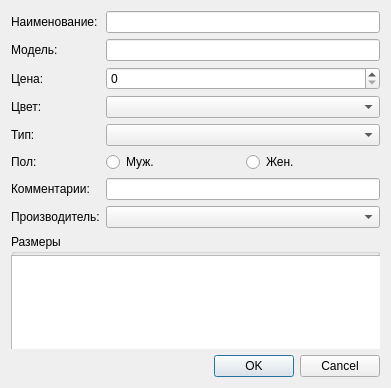
<?xml version="1.0" encoding="UTF-8"?>
<ui version="4.0">
 <class>ProductDialog</class>
 <widget class="QDialog" name="ProductDialog">
  <property name="geometry">
   <rect>
    <x>0</x>
    <y>0</y>
    <width>391</width>
    <height>388</height>
   </rect>
  </property>
  <property name="windowTitle">
   <string>Dialog</string>
  </property>
  <layout class="QGridLayout" name="gridLayout">
   <item row="2" column="0">
    <widget class="QLabel" name="lblModel">
     <property name="text">
      <string>Модель:</string>
     </property>
    </widget>
   </item>
   <item row="6" column="1">
    <layout class="QHBoxLayout" name="ltGender">
     <item>
      <widget class="QRadioButton" name="rbtnFemale">
       <property name="text">
        <string>Муж.</string>
       </property>
      </widget>
     </item>
     <item>
      <widget class="QRadioButton" name="rbtnMale">
       <property name="text">
        <string>Жен.</string>
       </property>
      </widget>
     </item>
    </layout>
   </item>
   <item row="0" column="1">
    <widget class="QLineEdit" name="edtName"/>
   </item>
   <item row="0" column="0">
    <widget class="QLabel" name="lblName">
     <property name="text">
      <string>Наименование:</string>
     </property>
    </widget>
   </item>
   <item row="2" column="1">
    <widget class="QLineEdit" name="edtModel"/>
   </item>
   <item row="3" column="1">
    <widget class="QSpinBox" name="spnCost"/>
   </item>
   <item row="3" column="0">
    <widget class="QLabel" name="lblCost">
     <property name="text">
      <string>Цена:</string>
     </property>
    </widget>
   </item>
   <item row="5" column="1">
    <widget class="QComboBox" name="cbType"/>
   </item>
   <item row="4" column="1">
    <widget class="QComboBox" name="cbColor"/>
   </item>
   <item row="9" column="0" colspan="2">
    <widget class="QGroupBox" name="gbSizes">
     <property name="sizePolicy">
      <sizepolicy hsizetype="Preferred" vsizetype="MinimumExpanding">
       <horstretch>0</horstretch>
       <verstretch>0</verstretch>
      </sizepolicy>
     </property>
     <property name="minimumSize">
      <size>
       <width>0</width>
       <height>0</height>
      </size>
     </property>
     <property name="title">
      <string>Размеры</string>
     </property>
     <widget class="QTableView" name="tvSizes">
      <property name="geometry">
       <rect>
        <x>0</x>
        <y>21</y>
        <width>371</width>
        <height>181</height>
       </rect>
      </property>
     </widget>
    </widget>
   </item>
   <item row="7" column="1">
    <widget class="QLineEdit" name="edtComment"/>
   </item>
   <item row="8" column="1">
    <widget class="QComboBox" name="cbCountry"/>
   </item>
   <item row="6" column="0">
    <widget class="QLabel" name="lblGender">
     <property name="text">
      <string>Пол:</string>
     </property>
    </widget>
   </item>
   <item row="5" column="0">
    <widget class="QLabel" name="lblType">
     <property name="text">
      <string>Тип:</string>
     </property>
    </widget>
   </item>
   <item row="4" column="0">
    <widget class="QLabel" name="lblColor">
     <property name="text">
      <string>Цвет:</string>
     </property>
    </widget>
   </item>
   <item row="8" column="0">
    <widget class="QLabel" name="lblCountry">
     <property name="text">
      <string>Производитель:</string>
     </property>
    </widget>
   </item>
   <item row="7" column="0">
    <widget class="QLabel" name="lblComment">
     <property name="text">
      <string>Комментарии:</string>
     </property>
    </widget>
   </item>
   <item row="10" column="0" colspan="2">
    <widget class="QDialogButtonBox" name="btnBox">
     <property name="standardButtons">
      <set>QDialogButtonBox::Cancel|QDialogButtonBox::Ok</set>
     </property>
    </widget>
   </item>
  </layout>
 </widget>
 <resources/>
 <connections/>
</ui>
